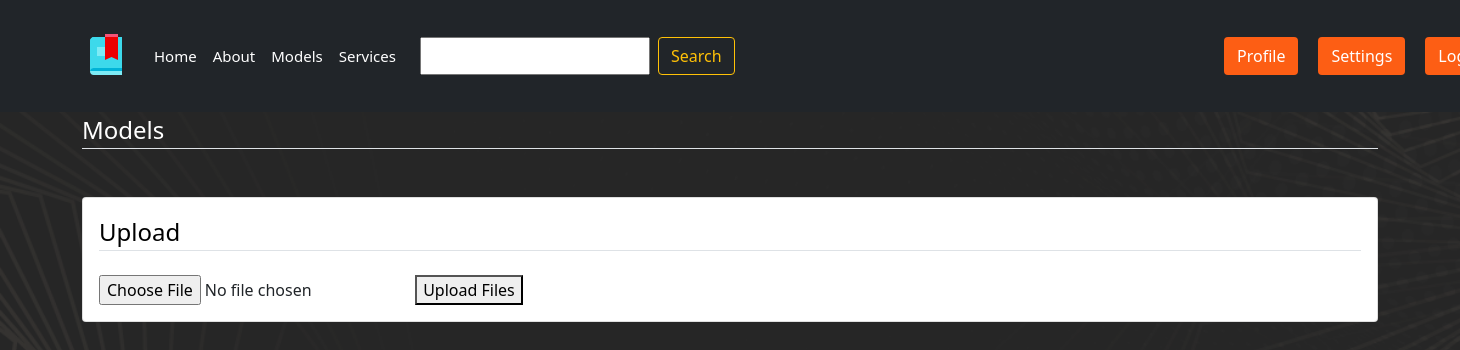
The app's page /models/ (signed in), older data.
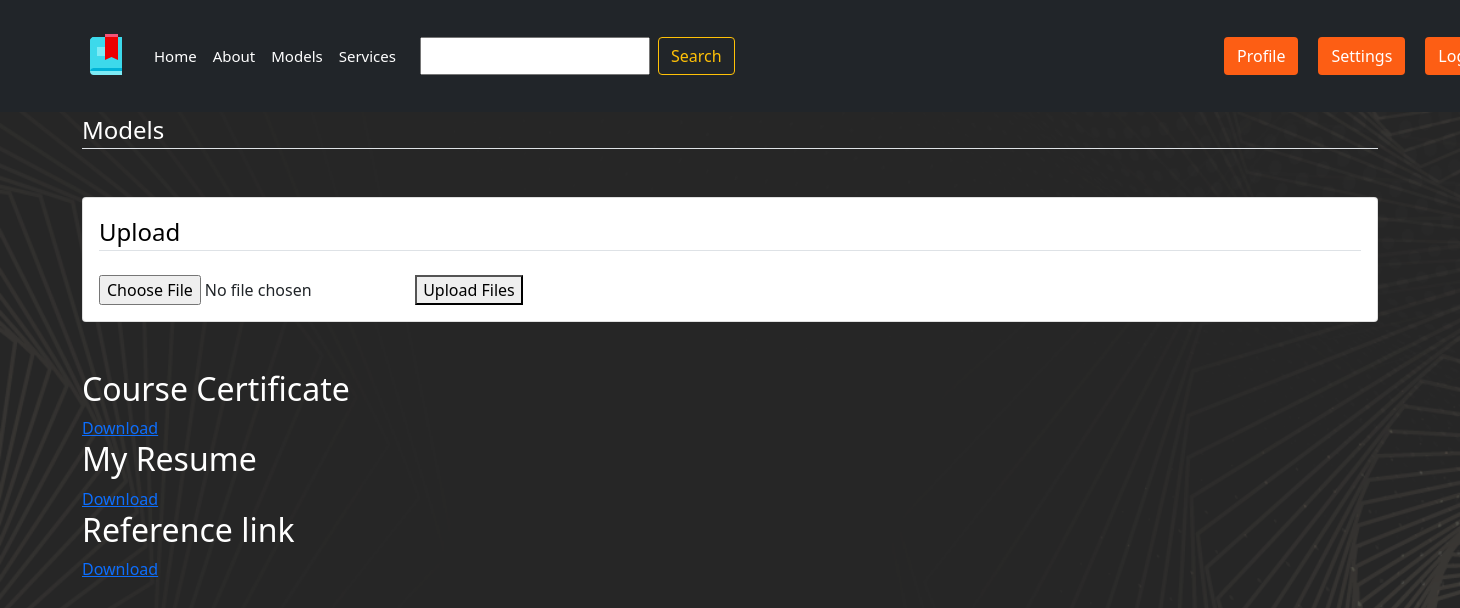
The same page, newer data.
### project/models.py (models this page shows, shortened)
class Files(models.Model):
    adminupload = models.FileField(upload_to='media')
    title = models.CharField(max_length=50)

### project/views.py (the view)
# urls.py: path('models/', views.models, name = 'Models'),
def models(request):
    context = {}
    context = {'file': Files.objects.all()}
    if request.method == "POST":
        uploaded_file = request.FILES['document']
        fs = FileSystemStorage()
        name = fs.save(uploaded_file.name, uploaded_file)
        context['url'] = fs.url(name)
        return render(request, 'project/models.html')
    return render(request, 'project/models.html', context)

### project/templates/project/models.html (shortened to what this page needs)
{% extends 'project/base.html' %}
{% load crispy_forms_tags %}
{% load static %}
{% block content %}
<div class = "container">
<fieldset class="form-group">
          <legend class="border-bottom mb-4" style="color: white;">Models</legend>
      </fieldset>
<br>
    <div class="card">
  <div class="card-body">
   <fieldset class="form-group">
          <legend class="border-bottom mb-4" style="color: black;">Upload</legend>
      </fieldset>
    <form method="post" enctype="multipart/form-data">
        <input type="file" name="document">
        <button type="submit">Upload Files</button>
    </form>
  </div>
</div>
<br>
{% if user.is_authenticated %}
    <br>
    {% for post in file %}
    <h2>{{post.title}}</h2>
    <a href="{{post.adminupload.url}}" download="{{post.adminupload.url}}">Download</a>
    {% endfor %}
</div>
{% else %}
<div class="alert alert-success" role="alert">
  You are not logged in to our account. <a href="{% url 'Login' %}" class="alert-link">Sign in</a> to view.
</div>
</div>
</div>
{% endif %}
{% endblock %}

### project/templates/project/base.html (shortened to what this page needs)
<!doctype html>
{% load static %}
<html lang="en">
  <head>
    <link rel="stylesheet" href="{% static 'project/css/main.css' %}" type="text/css">
    <link href="https://cdn.jsdelivr.net/npm/bootstrap@5.0.0-beta3/dist/css/bootstrap.min.css" rel="stylesheet">
  </head>
  <body id="bg" style="background-image: url({% static 'images/bg.png' %});">
  {% load static %}
    <nav class="navbar navbar-expand-lg navbar-dark bg-dark" id="main-navbar">
        <div class="container">
          <a class="navbar-brand" href="https://www.cdac.in/"><img src="{% static 'images/icons8-bookmark.svg' %}" alt="" ></a>
          <div class="collapse navbar-collapse" id="navbarNavAltMarkup">
            <div class="navbar-nav">
              <a class="nav-link active" aria-current="page" href="{% url 'Home' %}">Home</a>
              <a class="nav-link active" href="">About</a>
              <a class="nav-link active" href="{% url 'Models' %}">Models</a>
              <a class="nav-link active" href="">Services</a>
              <a class="nav-link" href=""></a>
            </div>
            <form class = "d-flex" method=POST action="{% url 'SearchBar' %}">
              <input class="form control me-2" type="search" aria-label="Search" name="searched">
              <button class="btn btn-outline-warning" type="submit">Search</button>
            </form>
            <form class="d-flex" id="authstyle">
              {% if user.is_authenticated %}
                <a href="{% url 'Profile' %}" class="btn" style="color: white; background-color: #fd5e14; margin-left: 280px; "type="submit" id="header-links1"> Profile </a>
                <a href="{% url 'Settings' %}" class="btn" style="color: white; background-color: #fd5e14; margin-left: 20px; "type="submit" id="header-links2"> Settings </a>
                <a href="{% url 'Logout' %}" class="btn" style="color: white; background-color: #fd5e14; margin-left: 20px; "type="submit" id="header-links3"> Logout </a>
              {% endif %}
              </form>
          </div>
        </div>
    </nav>
      <div>
        {% block content %}
        {% endblock content %}
      </div>
  </body>
</html>

### project/static/project/css/main.css (style rules this page uses)
#bg { background-repeat: no-repeat; background-size: cover; background-attachment: fixed; }
#main-navbar { color: white; min-height: 14vh; font-size: 15px; }
#authstyle { margin-left: 17%; border-radius: 50%; }
body { margin:0; color:#6a6f8c; background-image: url('images/bg.png'); font:600 16px/18px 'Open Sans',sans-serif; }
*,:after,:before { box-sizing:border-box }
a { color:inherit;text-decoration:none }
body { font: 100% / 1.414 "Open Sans", "Roboto", arial, sans-serif; background: #e9e9e9; }
a, [type="submit"] { transition: all .25s ease-in; }
h1, h2 { font-weight: 300; color: rgba(255,255,255,255); }

Row changes from the older to the newer data that the page shows:
added Files: title "Course Certificate"
added Files: title "My Resume"
added Files: title "Reference link"
